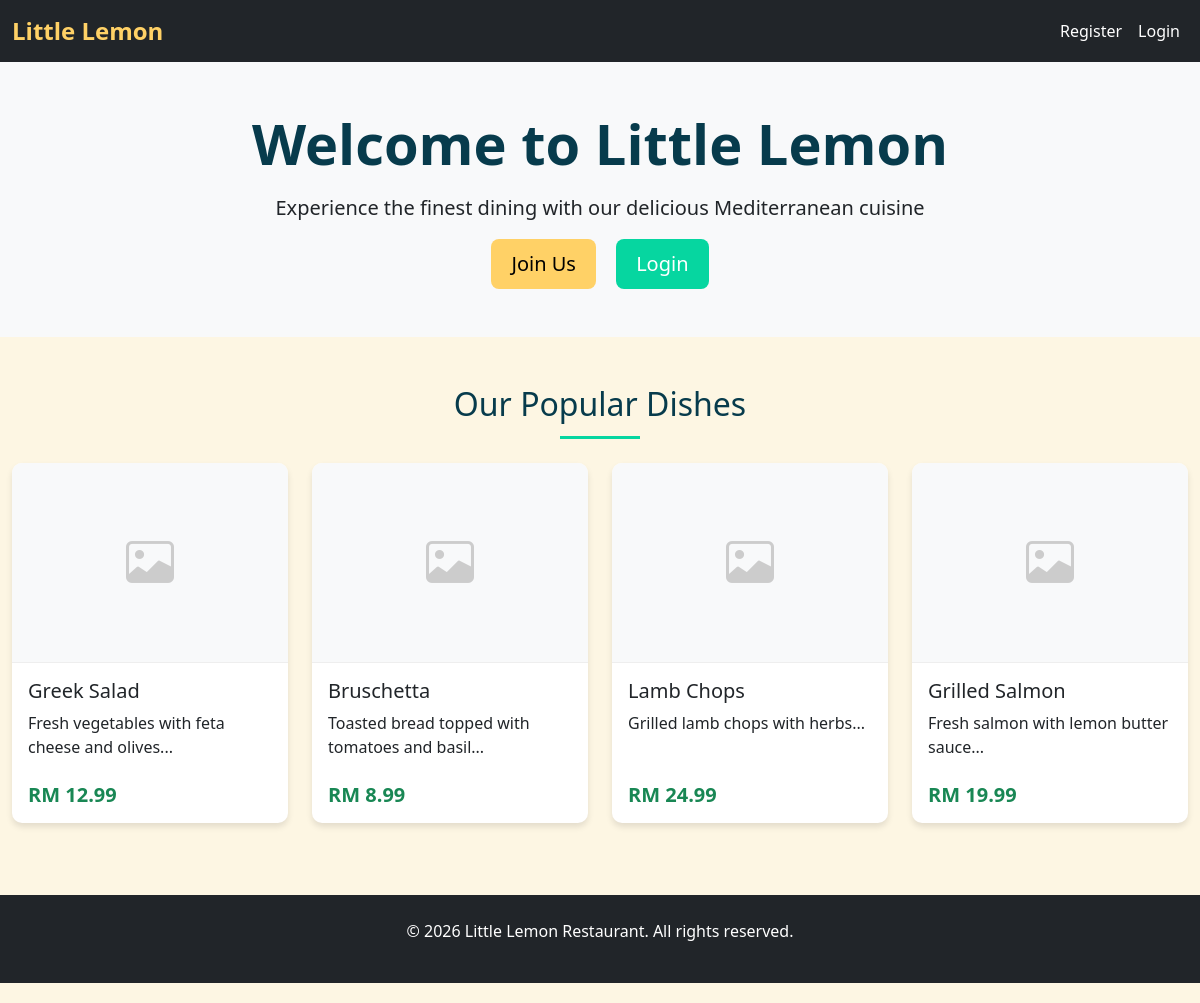
The page / on the database its author committed.
### tables this page shows
CREATE TABLE IF NOT EXISTS menu (
    menu_id INT AUTO_INCREMENT PRIMARY KEY,
    name VARCHAR(100) NOT NULL,
    description TEXT,
    price DECIMAL(10, 2) NOT NULL,
    image VARCHAR(255),
    category VARCHAR(50),
    created_at TIMESTAMP DEFAULT CURRENT_TIMESTAMP
);

### index.php (the view, shortened to what this page needs)
<?php session_start(); include 'db.php'; ?>
<!DOCTYPE html>
<html lang="en">
<head>
<link href="https://cdn.jsdelivr.net/npm/bootstrap@5.3.0/dist/css/bootstrap.min.css" rel="stylesheet">
<link href="https://cdn.jsdelivr.net/npm/bootstrap-icons@1.10.5/font/bootstrap-icons.css" rel="stylesheet">
<link href="assets/css/style.css" rel="stylesheet">
</head>
<body>
<nav class="navbar navbar-expand-lg navbar-dark bg-dark">
  <div class="container">
    <a class="navbar-brand" href="index.php">Little Lemon</a>
    <div class="collapse navbar-collapse" id="navbarNav">
      <ul class="navbar-nav ms-auto">
        <?php if(isset($_SESSION['user_id'])): ?>
          <li class="nav-item"><a class="nav-link" href="dashboard.php">Dashboard</a></li>
          <li class="nav-item"><a class="nav-link" href="logout.php">Logout</a></li>
        <?php else: ?>
          <li class="nav-item"><a class="nav-link" href="register.php">Register</a></li>
          <li class="nav-item"><a class="nav-link" href="login.php">Login</a></li>
        <?php endif; ?>
      </ul>
    </div>
  </div>
</nav>
<div class="bg-light py-5">
  <div class="container text-center">
    <h1 class="display-4 fw-bold">Welcome to Little Lemon</h1>
    <p class="lead">Experience the finest dining with our delicious Mediterranean cuisine</p>
    <?php if(!isset($_SESSION['user_id'])): ?>
      <a href="register.php" class="btn btn-success btn-lg mx-2">Join Us</a>
      <a href="login.php" class="btn btn-primary btn-lg mx-2">Login</a>
    <?php else: ?>
      <a href="reservation.php" class="btn btn-success btn-lg mx-2">Book a Table</a>
      <a href="dashboard.php" class="btn btn-primary btn-lg mx-2">My Account</a>
    <?php endif; ?>
  </div>
</div>
<div class="container my-5">
  <h2 class="text-center mb-4">Our Popular Dishes</h2>
  <div class="row">
    <?php
    $menu_items = $conn->query("SELECT * FROM menu LIMIT 4")->fetchAll(PDO::FETCH_ASSOC);
    if(count($menu_items) > 0):
      foreach($menu_items as $item):
    ?>
        <div class="col-md-3 col-sm-6 mb-4">
          <div class="card h-100 menu-card">
            <?php if(!empty($item['image'])): ?>
              <img src="assets/img/<?php echo htmlspecialchars($item['image']); ?>" class="card-img-top menu-image" alt="<?php echo htmlspecialchars($item['name']); ?>">
            <?php else: ?>
              <div class="placeholder-image d-flex align-items-center justify-content-center" style="height: 200px; background-color: #f8f9fa;">
                <i class="bi bi-image" style="font-size: 3rem; color: #ccc;"></i>
              </div>
            <?php endif; ?>
            <div class="card-body d-flex flex-column">
              <h5 class="card-title"><?php echo htmlspecialchars($item['name']); ?></h5>
              <?php if(!empty($item['description'])): ?>
                <p class="card-text flex-grow-1"><?php echo htmlspecialchars(substr($item['description'], 0, 80)) . '...'; ?></p>
              <?php endif; ?>
              <div class="mt-auto pt-2">
                <p class="card-text h5 text-success fw-bold">RM <?php echo number_format($item['price'], 2); ?></p>
              </div>
            </div>
          </div>
        </div>
    <?php
      endforeach;
    else:
      echo '<div class="col-12"><p class="text-center">No menu items available yet.</p></div>';
    endif;
    ?>
  </div>
</div>
<footer class="bg-dark text-white text-center py-4 mt-5">
  <div class="container">
    <p>&copy; 2026 Little Lemon Restaurant. All rights reserved.</p>
  </div>
</footer>
</body>
</html>

### assets/css/style.css (style rules this page uses)
body { background-color: #fdf6e3; font-family: 'Segoe UI', Tahoma, Geneva, Verdana, sans-serif; padding-bottom: 20px; }
.container { max-width: 1200px; }
.navbar-brand { font-weight: bold; font-size: 1.5rem; color: #ffd166 !important; }
.navbar-dark .navbar-nav .nav-link { color: #ffffff; transition: color 0.3s; }
.card { border-radius: 10px; box-shadow: 0 4px 6px rgba(0,0,0,0.1); transition: transform 0.2s ease-in-out, box-shadow 0.2s ease-in-out; border: none; height: 100%; }
.menu-card { overflow: hidden; }
.placeholder-image { height: 200px; background-color: #f8f9fa; border-bottom: 1px solid #eee; }
.btn-primary { background-color: #06d6a0; border: none; padding: 10px 20px; font-weight: 500; transition: all 0.3s; }
.btn-success { background-color: #ffd166; border: none; color: #000; padding: 10px 20px; font-weight: 500; transition: all 0.3s; }
h1, h2, h3, h4, h5, h6 { color: #073b4c; margin-bottom: 1rem; }
h2 { position: relative; padding-bottom: 15px; }
h2:after { content: ''; position: absolute; bottom: 0; left: 50%; transform: translateX(-50%); width: 80px; height: 3px; background: #06d6a0; }
footer { background-color: #073b4c; color: #fff; padding: 30px 0; margin-top: 50px; text-align: center; }

### rows shown on the page
menu: name "Greek Salad", description "Fresh vegetables with feta cheese and olives", price "12.99"
menu: name "Bruschetta", description "Toasted bread topped with tomatoes and basil", price "8.99"
menu: name "Lamb Chops", description "Grilled lamb chops with herbs", price "24.99"
menu: name "Grilled Salmon", description "Fresh salmon with lemon butter sauce", price "19.99"
